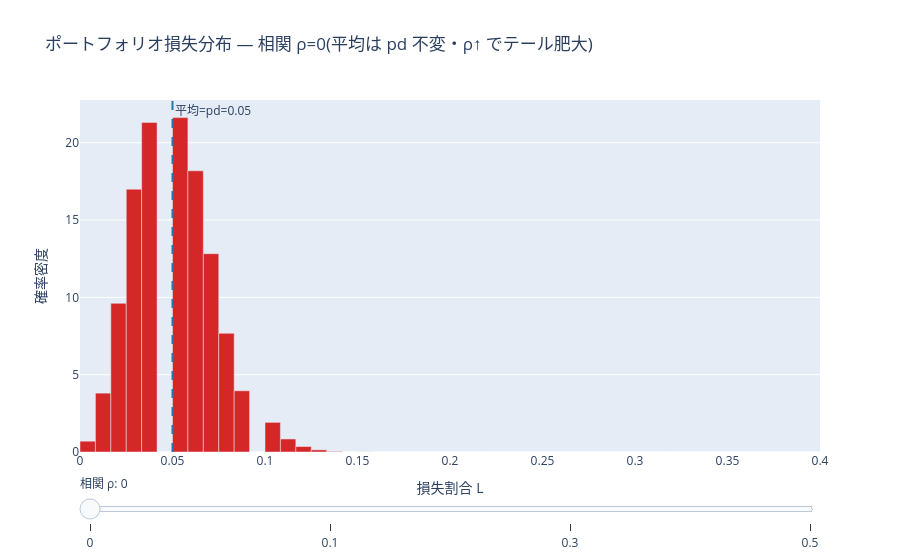

This figure's notebook cell:
### Markdown cell above
## 3. デフォルト相関と1ファクター・ガウシアン・コピュラ

ポートフォリオ信用では、各社の**限界**デフォルト確率 $p$ よりも**相関**が損失分布を支配する。
1ファクター・ガウシアン・コピュラ（Li 2000）は各社の潜在資産を
$$A_i=\sqrt{\rho}\,M+\sqrt{1-\rho}\,\varepsilon_i,\qquad \text{デフォルト} \iff A_i<\Phi^{-1}(p)$$
と置く（$M$ は共通因子）。$\rho$ を変えても限界 $p$ は不変だが、**損失分布のテールが激変**する。
危機前に「安全」とされたシニア・トランシェが、相関の過小評価で焦げついた。

### Code cell
# ポートフォリオ損失分布 — 相関 ρ（平均=pd 不変、ρ↑ でテール肥大）
pv.plotly_portfolio_loss_correlation().show()

pd_ = 0.05
for rho in (0.0, 0.2, 0.5):
    L = copula.portfolio_loss_samples(pd_, rho, n_names=100, n_sims=50_000, rng=np.random.default_rng(1))
    print(f"ρ={rho}: 平均損失={L.mean():.4f}(pd={pd_})  std={L.std():.4f}  P(損失>15%)={np.mean(L > 0.15):.4f}")
